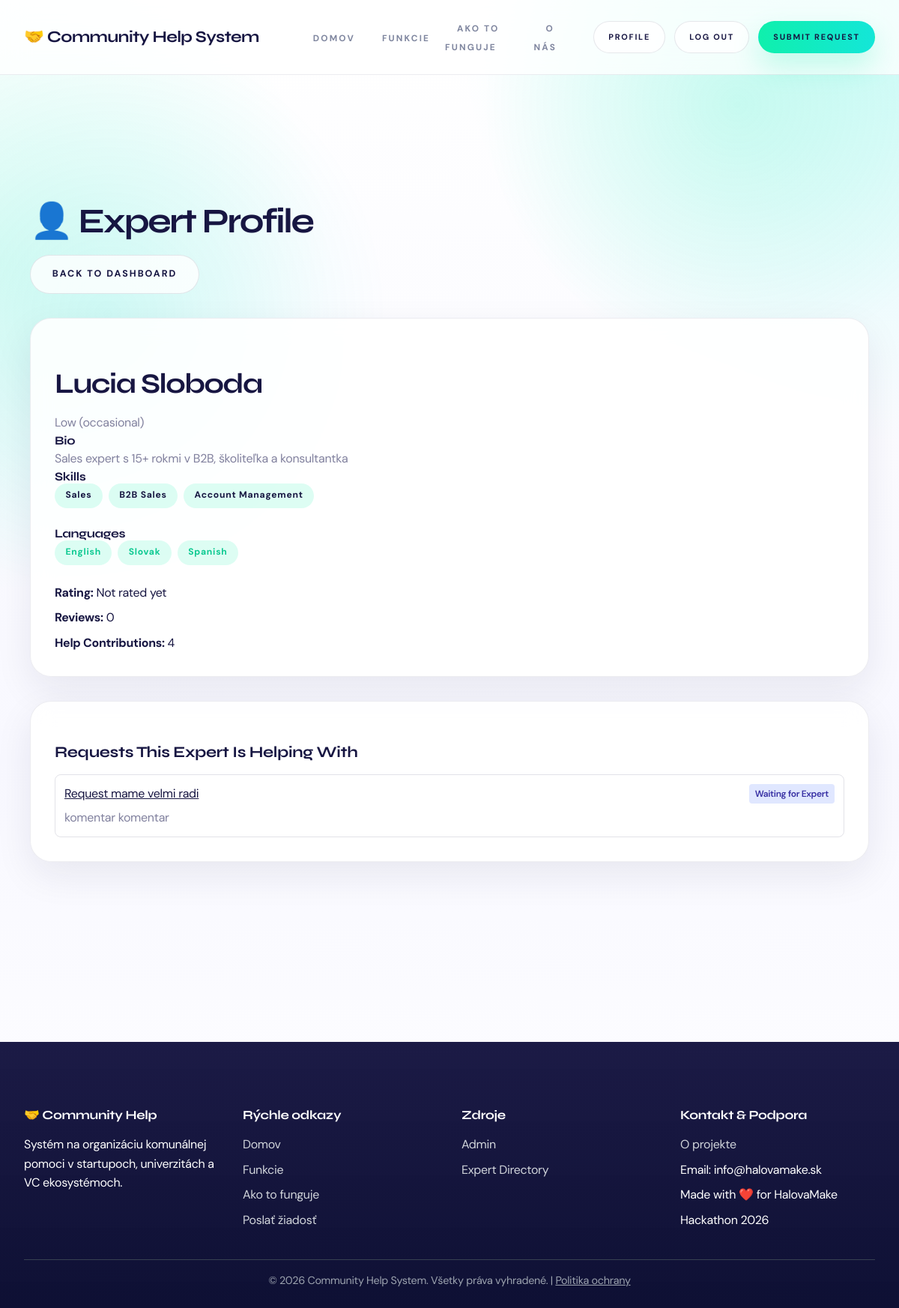
Page /experts/5/ (signed in) on the committed database.
### server/models.py (models this page shows, shortened)
class Expert(models.Model):
    AVAILABILITY_CHOICES = [
        ('high', 'High (daily)'),
        ('medium', 'Medium (weekly)'),
        ('low', 'Low (occasional)'),
    ]
    user = models.OneToOneField(User, on_delete=models.CASCADE)
    bio = models.TextField(blank=True)
    skills = models.ManyToManyField(Skill, blank=True, related_name='experts')
    languages = models.ManyToManyField(Language, blank=True, related_name='experts')
    work_experience = models.TextField(blank=True, help_text='Work experience highlights')
    rating = models.FloatField(default=0.0, help_text='Average user rating (0-5)')
    rating_count = models.IntegerField(default=0, help_text='Number of ratings')
    availability = models.CharField(
        max_length=20,
        choices=AVAILABILITY_CHOICES,
        default='medium'
    )
    is_busy = models.BooleanField(default=False, help_text='Whether expert is currently assigned to an active task')
    karma_points = models.IntegerField(default=0, help_text='Karma points earned for completed help')
    help_provided = models.IntegerField(default=0, help_text='Number of help contributions')
    profile_image = models.ImageField(upload_to='experts/', blank=True)
    created_at = models.DateTimeField(auto_now_add=True)

class Skill(models.Model):
    name = models.CharField(max_length=100, unique=True)
    class Meta:
        verbose_name = 'Skill'
        verbose_name_plural = 'Skills'

class Language(models.Model):
    name = models.CharField(max_length=80, unique=True)
    class Meta:
        verbose_name = 'Language'
        verbose_name_plural = 'Languages'

class Request(models.Model):
    STATUS_CHOICES = [
        ('open', 'Open'),
        ('in_review', 'In Review'),
        ('waiting_expert', 'Waiting for Expert'),
        ('in_progress', 'In Progress'),
        ('resolved', 'Resolved'),
        ('rejected', 'Rejected'),
    ]
    PRIORITY_CHOICES = [
        ('low', 'Low'),
        ('medium', 'Medium'),
        ('high', 'High'),
        ('critical', 'Critical'),
    ]
    REQUESTER_TYPE_CHOICES = [
        ('corporate', 'Corporate'),
        ('startup', 'Startup'),
        ('investor', 'Investor'),
        ('service_provider', 'Service Provider'),
        ('community_member', 'Community Member'),
    ]
    EXPERIENCE_LEVEL_CHOICES = [
        ('junior', 'Junior'),
        ('mid', 'Mid'),
        ('senior', 'Senior'),
        ('lead', 'Lead'),
    ]
    title = models.CharField(max_length=200)
    description = models.TextField()
    is_corporate = models.BooleanField(default=False)
    company_name = models.CharField(max_length=255, blank=True)
    company_email = models.EmailField(blank=True)
    due_date = models.DateField(null=True, blank=True)
    target_skills = models.ManyToManyField(Skill, blank=True, related_name='target_requests')
    required_languages = models.ManyToManyField(Language, blank=True, related_name='required_by_requests')
    target_experience = models.CharField(max_length=20, choices=EXPERIENCE_LEVEL_CHOICES, blank=True)
    requester_name = models.CharField(max_length=200)
    requester_email = models.EmailField()
    requester_phone = models.CharField(max_length=20, blank=True)
    requester_type = models.CharField(
        max_length=20,
        choices=REQUESTER_TYPE_CHOICES,
        default='community_member'
    )
    category = models.ForeignKey(Category, on_delete=models.SET_NULL, null=True)
    priority = models.CharField(
        max_length=20,
        choices=PRIORITY_CHOICES,
        default='medium'
    )
    status = models.CharField(
        max_length=20,
        choices=STATUS_CHOICES,
        default='open'
    )
    value_score = models.IntegerField(
        default=5,
        help_text='Impact score (1-10)'
    )
    reviewed_by = models.ForeignKey(
        User,
        on_delete=models.SET_NULL,
        null=True,
        blank=True,
        related_name='reviewed_requests'
    )
    review_notes = models.TextField(blank=True)
    submitted_by = models.ForeignKey(
        User,
        on_delete=models.SET_NULL,
        null=True,
        blank=True,
        related_name='submitted_requests'
    )
    assigned_experts = models.ManyToManyField(
        Expert,
        blank=True,
        related_name='assigned_requests'
    )
    offered_experts = models.ManyToManyField(
        Expert,
        blank=True,
        related_name='offered_requests',
        help_text='Experts who offered to help but are not assigned yet'
    )
    created_at = models.DateTimeField(auto_now_add=True)
    updated_at = models.DateTimeField(auto_now=True)
    is_resolved_by_creator = models.BooleanField(
        default=False,
        help_text='Whether the request creator has marked this as resolved/done'
    )
    creator_resolved_at = models.DateTimeField(
        null=True,
        blank=True,
        help_text='Timestamp when creator marked the request as done'
    )
    completed_by_expert = models.ForeignKey(
        Expert,
        on_delete=models.SET_NULL,
        null=True,
        blank=True,
        related_name='completed_requests',
        help_text='Expert selected by creator as the one who completed this request'
    )
    resolved_at = models.DateTimeField(null=True, blank=True)
    resolution_notes = models.TextField(blank=True)
    class Meta:
        ordering = ['-created_at']

### server/views.py (the view)
# urls.py: path('experts/<int:expert_id>/', views.user_profile, name='user_profile'),
@login_required
def user_profile(request, expert_id):
    expert = get_object_or_404(Expert.objects.select_related('user'), id=expert_id)
    open_requests_helped_qs = expert.assigned_requests.select_related('submitted_by').filter(
        status__in=['open', 'in_review', 'waiting_expert', 'in_progress']
    )
    today_date = timezone.now().date()
    open_requests_helped = sorted(
        list(open_requests_helped_qs),
        key=lambda req: (compute_request_priority_score(req, today_date=today_date), req.created_at.timestamp()),
        reverse=True,
    )[:10]
    return render(request, 'expert_profile.html', {
        'expert': expert,
        'open_requests_helped': open_requests_helped,
    })

### server/views.py (called while the page is built)
def compute_request_priority_score(req, today_date=None):
    if today_date is None:
        today_date = timezone.now().date()
    if req.due_date:
        days_to_deadline = (req.due_date - today_date).days
        time_factor = 1.0 if days_to_deadline <= 0 else min(1.0 / days_to_deadline, 1.0)
    else:
        time_factor = 0.0
    task_age_days = max((today_date - req.created_at.date()).days, 0)
    age_factor = task_age_days / (task_age_days + 10) if task_age_days > 0 else 0.0
    karma_points = 0
    if req.submitted_by_id:
        try:
            karma_points = req.submitted_by.expert.karma_points
        except Expert.DoesNotExist:
            karma_points = 0
    karma_factor = max(0.0, min(float(karma_points), 36.0)) / 36.0
    score = 100.0 * ((0.6 * time_factor) + (0.25 * age_factor) + (0.15 * karma_factor))
    return max(0.0, min(score, 100.0))

### server/templates/expert_profile.html (shortened to what this page needs)
{% extends "base.html" %}
{% block content %}
<div class="container">
    <section class="section">
        <div class="d-flex justify-between align-center mb-4">
            <h1>👤 Expert Profile</h1>
            <a href="{% url 'dashboard' %}" class="btn btn-outline">Back to Dashboard</a>
        </div>
        <div class="card mb-4">
            <div class="card-header">
                <h2>{{ expert.user.get_full_name|default:expert.user.username }}</h2>
                <p class="text-muted">{{ expert.get_availability_display }}</p>
            </div>
            <div class="card-body">
                {% if expert.bio %}
                <h4>Bio</h4>
                <p>{{ expert.bio }}</p>
                {% endif %}
                {% if expert.skills.all %}
                <h4>Skills</h4>
                <div class="tags mb-3">
                    {% for skill in expert.skills.all %}
                        <span class="badge badge-primary">{{ skill.name }}</span>
                    {% endfor %}
                </div>
                {% endif %}
                {% if expert.languages.all %}
                <h4>Languages</h4>
                <div class="tags mb-3">
                    {% for language in expert.languages.all %}
                        <span class="badge badge-success">{{ language.name }}</span>
                    {% endfor %}
                </div>
                {% endif %}
                <div class="profile-stats">
                    <div><strong>Rating:</strong> {% if expert.rating_count > 0 %}{{ expert.average_rating }} / 5{% else %}Not rated yet{% endif %}</div>
                    <div><strong>Reviews:</strong> {{ expert.rating_count }}</div>
                    <div><strong>Help Contributions:</strong> {{ expert.help_provided }}</div>
                </div>
            </div>
        </div>
        <div class="card">
            <div class="card-header">
                <h3>Requests This Expert Is Helping With</h3>
            </div>
            <div class="card-body">
                {% if open_requests_helped %}
                    <div class="requests-list">
                        {% for req in open_requests_helped %}
                        <div class="request-item">
                            <div class="request-header">
                                <a href="{% url 'request_detail' req.id %}">{{ req.title }}</a>
                                <span class="request-status status-{{ req.status }}">{{ req.get_status_display }}</span>
                            </div>
                            <div class="text-muted">{{ req.description|truncatechars:140 }}</div>
                        </div>
                        {% endfor %}
                    </div>
                {% else %}
                    <p class="text-muted">This expert has no active requests right now.</p>
                {% endif %}
            </div>
        </div>
    </section>
</div>
{% endblock %}

### server/templates/base.html (style rules this page uses)
* { margin: 0; padding: 0; box-sizing: border-box; }
:root { --primary: hsl(162, 88%, 50%); --primary-dark: hsl(162, 88%, 42%); --primary-soft: hsl(162, 88%, 95%); --gradient: hsl(176, 84%, 49%); --secondary: #7f869f; --success: hsl(162, 88%, 42%); --warning: #f4b740; --danger: #ef4444; --dark: #171642; --gray-light: #f7f9fc; --gray: rgba(23, 22, 66, 0.12); --text: #171642; --text-light: #81819e; --white-soft: ghostwhite; --surface: rgba(255, 255, 255, 0.88); --surface-strong: #ffffff; --shadow-soft: 0 18px 50px rgba(23, 22, 66, 0.08); --shadow-card: 0 24px 70px rgba(23, 22, 66, 0.12); --radius-pill: 999px; --radius-card: 28px; }
html { scroll-behavior: smooth; min-height: 100%; }
body { font-family: 'DM Sans', sans-serif; color: var(--text); background: radial-gradient(circle at top right, rgba(17, 237, 226, 0.18), transparent 28%), radial-gradient(circle at left 20%, rgba(15, 239, 170, 0.12), transparent 24%), linear-gradient(180deg, #ffffff 0%, var(--white-soft) 58%, #ffffff 100%); min-height: 100%; line-height: 1.6; letter-spacing: -0.02em; position: relative; overflow-x: hidden; }
body::before { content: ""; position: fixed; inset: 0; background: radial-gradient(circle at 82% 8%, rgba(15, 239, 170, 0.14), transparent 18%), radial-gradient(circle at 12% 24%, rgba(17, 237, 226, 0.12), transparent 22%); pointer-events: none; z-index: -1; }
a { background-color: transparent; color: inherit; }
.btn { padding: 0.95rem 1.8rem; border-radius: var(--radius-pill); text-decoration: none; font-size: 0.78rem; font-weight: 700; letter-spacing: 0.16em; text-transform: uppercase; border: 1px solid transparent; cursor: pointer; transition: all 0.3s; display: inline-flex; align-items: center; justify-content: center; gap: 0.5rem; background: linear-gradient(90deg, var(--primary) 0%, var(--gradient) 100%); color: var(--dark); box-shadow: 0 18px 36px rgba(15, 239, 170, 0.22); }
.btn-outline { background: rgba(255, 255, 255, 0.8); color: var(--dark); border-color: rgba(23, 22, 66, 0.1); box-shadow: none; }
.container { max-width: 1250px; margin: 0 auto; padding: 0 2.5rem; }
main > .container { padding: 2rem 2.5rem 3rem; }
.card { background: var(--surface); backdrop-filter: blur(14px); border-radius: var(--radius-card); padding: 2rem; box-shadow: var(--shadow-soft); border: 1px solid rgba(23, 22, 66, 0.08); transition: all 0.3s; }
.card h3 { color: var(--dark); margin-bottom: 1rem; font-family: 'Syne', sans-serif; font-size: 1.3rem; }
.card p { color: var(--text-light); line-height: 1.75; }
h1, h2, h3, h4, h5, h6 { color: var(--dark); line-height: 1.2; font-family: 'Syne', sans-serif; }
h1 { font-size: 2.9rem; margin-bottom: 1rem; letter-spacing: -0.05em; }
h2 { font-size: 2.35rem; margin: 2rem 0 1rem; letter-spacing: -0.04em; }
h3 { font-size: 1.45rem; margin: 1.5rem 0 1rem; }
.badge { display: inline-block; padding: 0.42rem 0.9rem; border-radius: var(--radius-pill); font-size: 0.76rem; font-weight: 700; letter-spacing: 0.06em; white-space: nowrap; }
.badge-primary { background: rgba(15, 239, 170, 0.14); color: var(--dark); }
.badge-success { background: rgba(15, 239, 170, 0.14); color: var(--primary-dark); }
.mb-3 { margin-bottom: 1.5rem; }
.mb-4 { margin-bottom: 2rem; }
.text-muted { color: var(--text-light); }
.section { padding: 5rem 0; border-bottom: 1px solid rgba(23, 22, 66, 0.08); }
.section:last-child { border-bottom: none; }

### server/templates/expert_profile.html (style rules this page uses)
.tags { display: flex; gap: 0.5rem; flex-wrap: wrap; }
.profile-stats { display: grid; gap: 0.5rem; }
.requests-list { display: flex; flex-direction: column; gap: 0.75rem; }
.request-item { border: 1px solid var(--gray); border-radius: 8px; padding: 0.75rem; }
.request-header { display: flex; justify-content: space-between; align-items: center; margin-bottom: 0.4rem; }
.request-status { padding: 0.2rem 0.5rem; border-radius: 4px; font-size: 0.75rem; font-weight: 600; }
.status-waiting_expert { background: #e0e7ff; color: #3730a3; }

### rows in the picture
Expert: user.get_full_name "Lucia Sloboda", availability "Low (occasional)", bio "Sales expert s 15+ rokmi v B2B, školiteľka a konsultantka", rating_count "0", help_provided "4"
Skill: name "Sales"
Skill: name "B2B Sales"
Skill: name "Account Management"
Language: name "English"
Language: name "Slovak"
Language: name "Spanish"
Request: title "Request mame velmi radi", status "Waiting for Expert", description "komentar komentar"
